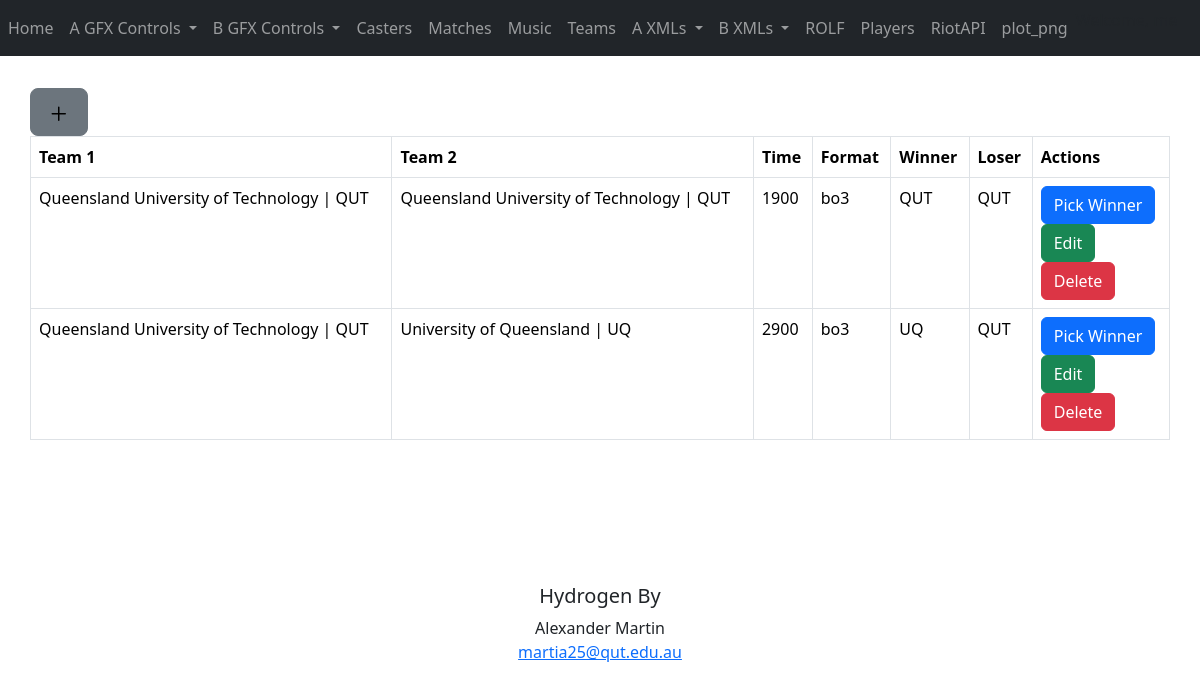
/Matches/, run on the app's committed database.
### App/models.py (models this page shows)
class Teams(db.Model):
    __tablename__='Teams'
    id = db.Column(db.Integer, primary_key=True)
    name = db.Column(db.String(64))
    abbreviation = db.Column(db.String(64))
    logoTXT = db.Column(db.String(64))
    logoBL = db.Column(db.String(64))
    logoBR = db.Column(db.String(64))
    logoTOP = db.Column(db.String(64))
    wins = db.Column(db.String(64))
    losses = db.Column(db.String(64))

class Match(db.Model):
    __tablename__="Matches"
    id = db.Column(db.Integer, primary_key=True)
    team1 = db.Column(db.Integer)
    team2 = db.Column(db.Integer)
    time = db.Column(db.String(64))
    format = db.Column(db.String(64))
    team1name = db.Column(db.String(64))
    team2name = db.Column(db.String(64))
    winner = db.Column(db.String(64))
    loser = db.Column(db.String(64))
    decided = db.Column(db.String(64))

### App/BluePrints/MatchesBP.py (the view)
@bp.route('/Matches/')
def match():
    data = Match.query.all()
    teams = Teams.query.all()
    return render_template('Matches/Matches.html', headings = headings.MatchHeadings, data = data,teams=teams)

### App/templates/Matches/Matches.html (shortened to what this page needs)
{% extends "Base.html" %}
{% import "bootstrap/wtf.html" as wtf %}
{% block content %}
<div class="container">
  <div>
    <a type="button" class="btn btn-secondary btn-lg btn-block" href={{url_for('MatchesBP.matchadd')}}><img src="../static/img/plus.svg"></a>
  </div>
  <div class="row">
    <div class="col-12">
      <table class="table table-bordered">
        <thead>
          <tr>
            {% for header in headings%}
            <th scope="col">{{ header }}</th>
            {% endfor %}
          </tr>
        </thead>
        <tbody>
            {% for match in data%}
                <tr>
                    <td>
                        {% for team in teams%}
                            {%if team.id == match.team1%}
                            {{team.name}} | {{team.abbreviation}}
                            {%endif%}
                        {% endfor %}
                    </td>
                    <td>
                        {% for team in teams%}
                            {%if team.id == match.team2%}
                            {{team.name}} | {{team.abbreviation}}
                            {%endif%}
                        {% endfor %}
                    </td>
                    <td>
                        {{match.time}}
                    </td>
                    <td>
                        {{match.format}}
                    </td>
                    <td>
                      {% for team in teams%}
                        {%if team.id == match.winner%}
                          {{team.abbreviation}}
                        {%endif%}
                      {% endfor %}
                    </td>
                    <td>
                      {% for team in teams%}
                        {%if team.id == match.loser%}
                          {{team.abbreviation}}
                        {%endif%}
                      {% endfor %}
                    </td>
                    <td>
                      <button type="button" class="btn btn-primary" onclick="Decide('{{match.id}}')">Pick Winner</button>
                      <button type="button" class="btn btn-success" onclick="Edit('{{match.id}}')">Edit</button>
                      <button type="button" class="btn btn-danger" onclick="Del('{{match.id}}')">Delete</button>
                    </td>
                </tr>
            {% endfor %}
        </tbody>
      </table>
    </div>
  </div>
</div>
{% endblock %}

### App/templates/Matches/Matches.html (style rules this page uses)
.container { padding: 2rem 0rem; }

### data on the page
Match: time "1900", format "bo3"
Teams: name "Queensland University of Technology", abbreviation "QUT"
Match: time "2900", format "bo3"
Teams: name "University of Queensland", abbreviation "UQ"

### other printed values
{{ header }} "Team 1" "Team 2" "Time" "Format" "Winner" "Loser" "Actions"
